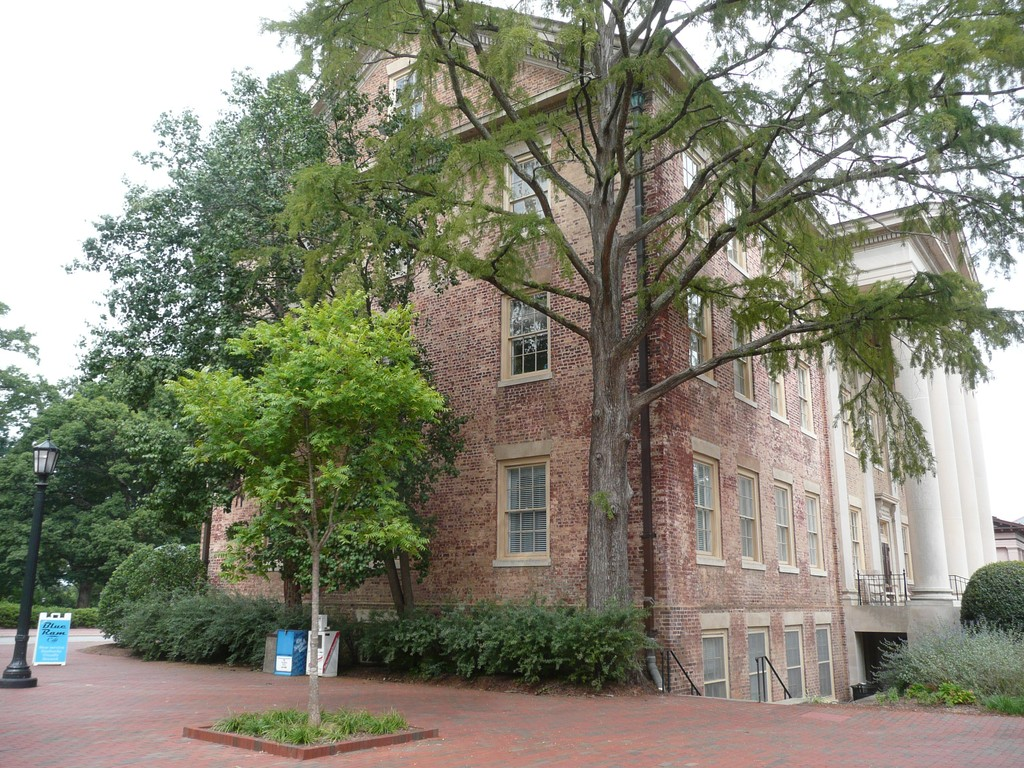
#> input picture datasets/south_building/images/P1180157.JPG, 1024 x 768 px
$ python -i registration_diagnosis.py   (imports and definitions only)   (older library calls are emulated)
#> lines starting #> are read from the running program, lines starting #| are printed output that depends on the picture
### reconstruction/capture_quality.py
"""Capture guidance (plan F1): tell the user about bad photos BEFORE they cost a reconstruction, pick better
video keyframes, and report which walls were / were not seen AFTER one.

Honesty rules
  * Every threshold below is PROVISIONAL: chosen from common computer-vision rules of thumb and checked only on
    synthetic images. None has been validated on a real photo set. Verdicts are predictions, not measurements.
  * Overlap / baseline is a cheap ORB-feature PROXY (not the SfM matcher). It says "these two photos look related
    and shifted", nothing more.
  * A sharp photo of a plain painted wall has a low Laplacian variance too (no texture to respond to); the blur
    reason says so rather than claiming the photo is out of focus.
  * Wall coverage is a 2-D plan-view visibility estimate from camera centre + viewing direction. It ignores
    furniture occlusion and lens FOV is an assumed constant (the true intrinsics are not passed here).
"""

from __future__ import annotations

import math
from typing import Iterable, Sequence

import numpy as np

try:  # OpenCV is an optional runtime dependency of the repo
    import cv2
except ImportError:  # pragma: no cover
    cv2 = None

# ---------------------------------------------------------------- thresholds (all PROVISIONAL) -----------------
ANALYSIS_MAX_SIDE_PX = 640
#: Laplacian variance at <=640 px. 100 is the widely quoted "blurry below this" rule of thumb (not calibrated).
BLUR_WARN_BELOW = 100.0
#: below this almost nothing registers; set from synthetic Gaussian-blur sweeps only.
BLUR_DROP_BELOW = 25.0
#: fraction of pixels at >=250 (blown) or <=5 (crushed)
CLIP_WARN_FRACTION = 0.20
CLIP_DROP_FRACTION = 0.50
MEAN_LUMA_WARN = (45.0, 210.0)
MEAN_LUMA_DROP = (18.0, 238.0)
#: ORB proxy
ORB_FEATURES = 800
ORB_RATIO = 0.75
MIN_GOOD_MATCHES_WARN = 25
MIN_GOOD_MATCHES_DROP = 8
#: median keypoint shift, as a fraction of the image diagonal. Below this the two views have ~no baseline.
MIN_MEDIAN_SHIFT_FRACTION = 0.01
#: all-pairs when the batch is small, else a +-window in name order (assumes photos were taken in sequence)
ALL_PAIRS_UP_TO = 12
PAIR_WINDOW = 4
MAX_PHOTOS_FOR_PAIRS = 60

# video keyframes
#: mean absolute grey difference (0-255 scale, on a 32x24 thumbnail) a keyframe must differ from the last kept one
KEYFRAME_MIN_MOTION = 4.0
SCORES_PER_WINDOW = 8

# wall coverage
ASSUMED_HALF_FOV_DEG = 35.0
MAX_INCIDENCE_DEG = 75.0
WALL_SAMPLES = 12
SEEN_COVERED_FRACTION = 0.80
SEEN_MULTI_FRACTION = 0.50
NOT_SEEN_COVERED_FRACTION = 0.20
HINT_PHOTOS = {"not_seen": 3, "weak": 2}

OK, WARN, DROP = "ok", "warn", "will_be_dropped"
_RANK = {OK: 0, WARN: 1, DROP: 2}
PROVISIONAL_NOTE = ("Thresholds are provisional (rules of thumb tested on synthetic images only, not validated on "
                    "real photos). Verdicts are predictions about registration, not measurements.")


# [9 lines left out: function _decode_gray, not called in this run]


def _worse(a: str, b: str) -> str:
    return a if _RANK[a] >= _RANK[b] else b


def photo_metrics(gray) -> dict:
    lap = float(cv2.Laplacian(gray, cv2.CV_64F).var())
    return {
        "blur_laplacian_var": round(lap, 2),
        "mean_luma": round(float(gray.mean()), 1),
        "clipped_high": round(float((gray >= 250).mean()), 4),
        "clipped_low": round(float((gray <= 5).mean()), 4),
    }


# [207 lines left out: functions judge_photo, pair_overlap_proxy, assess_capture, _headline, summarize_stored, score_video_frames and 3 more, not called in this run]


def _corner_label(i: int) -> str:
    return chr(ord("A") + i % 26) * (1 + i // 26)


# [91 lines left out: function wall_coverage, not called in this run]

### reconstruction/registration_diagnosis.py
"""Why did cameras not register? Reproducible diagnosis of one image set (Sprint 9 P1).

Builds on ``reconstruction.diagnostics`` (the per-model findings, thresholds and ``Diagnostic`` record) and on
``reconstruction.capture_quality`` (photo metrics). Adds what those cannot see: the COLMAP *database* (keypoints, raw
matches, geometrically verified inliers per pair) and the mapper *log* (initial pair, registration order).

Three layers, each usable without COLMAP:

  * ``read_database`` / ``read_model`` / ``parse_mapper_log``   parse COLMAP's outputs (sqlite, text model, log)
  * ``analyse``                                               pure function of those -> a JSON-serialisable report
  * ``capture_guidance``                                      report -> user-facing strings ({kind, message, basis})

``run_colmap`` + ``diagnose_image_set`` drive the real binary (CPU only unless told otherwise) with the production
flags (affine+DSP SIFT, exhaustive matching, the production mapper attempts) and write ``diagnosis.json`` +
``summary.txt``. Nothing here changes any production default.

Honesty rules
  * An unregistered image gets a *derived* reason. COLMAP never logs why an image was skipped (verified on 4.2.0: no
    "could not register" line exists), so the reason is computed from the database and the final model, and the
    numbers behind it are stored next to it.
  * Root-cause classes are EXPERIMENTAL rules over named thresholds below; each cause carries its evidence. ``wrong
    intrinsics`` is never inferred from one run: it needs the A/B in ``intrinsics_variant``.
"""

from __future__ import annotations

import json
import math
import os
import re
import shutil
import sqlite3
import subprocess
from dataclasses import dataclass, field
from pathlib import Path
from statistics import median
from typing import Dict, Iterable, List, Optional, Sequence, Tuple

import numpy as np

from reconstruction.diagnostics import Diagnostic

# ------------------------------------------------------------------ thresholds (EXPERIMENTAL, named) ------------
#: COLMAP's own two-view minimum: a pair with fewer verified inliers is not an edge (TwoViewGeometry min_num_inliers).
MIN_EDGE_INLIERS = 15
#: an edge strong enough to carry registration (COLMAP abs_pose_min_num_inliers default).
STRONG_EDGE_INLIERS = 30
ABS_POSE_MIN_INLIERS = 30
#: COLMAP's initial-pair requirement (Mapper.init_min_num_inliers); the mapper only halves it when it relaxes.
INIT_MIN_INLIERS = 100
#: a pair with a baseline: triangulation angle below this (degrees) is "no usable baseline" (COLMAP min_tri_angle 1.5).
MIN_TRI_ANGLE_DEG = 1.5
#: median keypoints per image below this = too little texture to carry matching (calibrated in the report from the
#: south_building controls vs the synthetic sets; see docs/audits/CAMERA_REGISTRATION_DIAGNOSIS.md).
LOW_KEYPOINTS = 500
LOW_SHARPNESS = 100.0            # capture_quality.BLUR_WARN_BELOW (Laplacian variance at <=640 px)
MOTION_ANISOTROPY = 2.5          # gradient energy ratio between the two image axes that suggests directional blur
PANORAMIC_PAIR_SHARE = 0.5       # share of verified pairs COLMAP labelled PANORAMIC / PLANAR_OR_PANORAMIC
LOW_INLIER_RATIO = 0.25          # median verified/raw ratio below this = matches mostly wrong (repetition/low texture)
FOCAL_DISAGREE = 0.25            # |solved - initial| / initial focal above this = initial intrinsics doubtful
REGISTERED_OK_SHARE = 0.8        # production WEAK_REGISTRATION_SHARE

#: COLMAP two_view_geometries.config values
CONFIG_NAMES = {0: "undefined", 1: "degenerate", 2: "calibrated", 3: "uncalibrated", 4: "planar", 5: "panoramic",
                6: "planar_or_panoramic", 7: "watermark", 8: "multiple"}
_ROTATION_ONLY_CONFIGS = {5, 6}
MAX_PAIR_ID = 2147483647


def _pair_ids(pair_id: int) -> Tuple[int, int]:
    return pair_id // MAX_PAIR_ID, pair_id % MAX_PAIR_ID


# ------------------------------------------------------------------ COLMAP outputs ----------------------------
# [32 lines left out: function read_database, not called in this run]


_PROJ = {"SIMPLE_PINHOLE": 3, "PINHOLE": 4, "SIMPLE_RADIAL": 4, "RADIAL": 5, "OPENCV": 8}


# [92 lines left out: functions read_model, _rot, _project, model_metrics, not called in this run]


_RE_INIT = re.compile(r"Registering initial image pair #(\d+) and #(\d+)")
_RE_REG = re.compile(r"Registering image #(\d+) \(num_reg_frames=(\d+)\)")
_RE_SEES = re.compile(r"Image sees (\d+) / (\d+) points")


# [20 lines left out: function parse_mapper_log, not called in this run]


# ------------------------------------------------------------------ per-image evidence ------------------------
def image_quality(path: Path) -> dict:
    """Resolution, sharpness (Laplacian variance), exposure, edge density and directional-blur anisotropy."""
    import cv2

    from reconstruction.capture_quality import ANALYSIS_MAX_SIDE_PX, photo_metrics

    g = cv2.imread(str(path), cv2.IMREAD_GRAYSCALE)
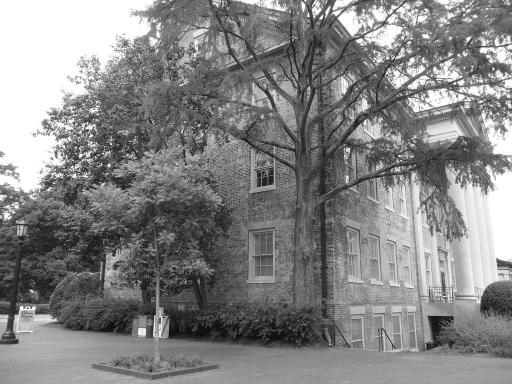
#> g: shape (768, 1024) (shown at 1/2 size); min 0, max 255, mean 132.4
    if g is None:
        return {"readable": False}
    h, w = g.shape
    s = ANALYSIS_MAX_SIDE_PX / max(h, w)
    small = cv2.resize(g, (max(1, round(w * s)), max(1, round(h * s))), interpolation=cv2.INTER_AREA) if s < 1 else g
    m = photo_metrics(small)
#> in photo_metrics, `lap = float(cv2.Laplacian(gray, cv2.CV_64F).var())`: lap = 2203.2
#> m = {'blur_laplacian_var': 2203.2, 'mean_luma': 132.4, 'clipped_high': 0.0941, 'clipped_low': 0}
    gx = cv2.Sobel(small, cv2.CV_32F, 1, 0)
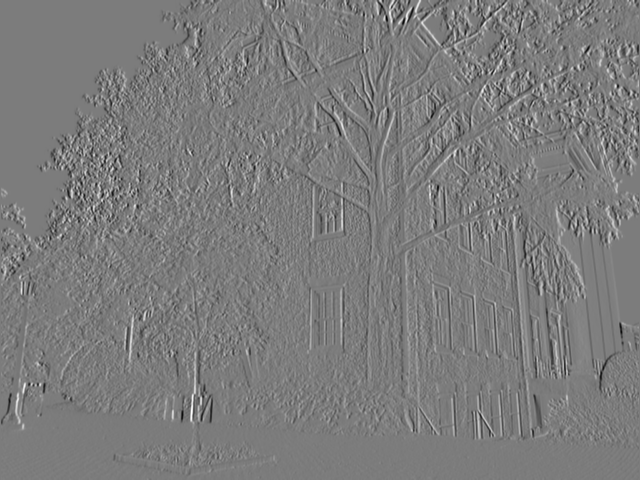
#> gx: shape (480, 640) float32; min -710, max 747, mean -0.1; drawn with min black and max white
    gy = cv2.Sobel(small, cv2.CV_32F, 0, 1)
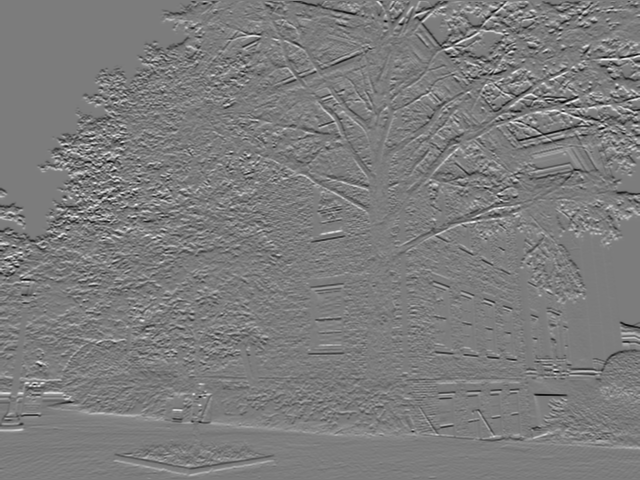
#> gy: shape (480, 640) float32; min -642, max 670, mean -0.4; drawn with min black and max white
    ex, ey = float((gx ** 2).mean()) + 1e-9, float((gy ** 2).mean()) + 1e-9
#> ex = 8951.7; ey = 9258.6
    edges = cv2.Canny(small, 50, 150)
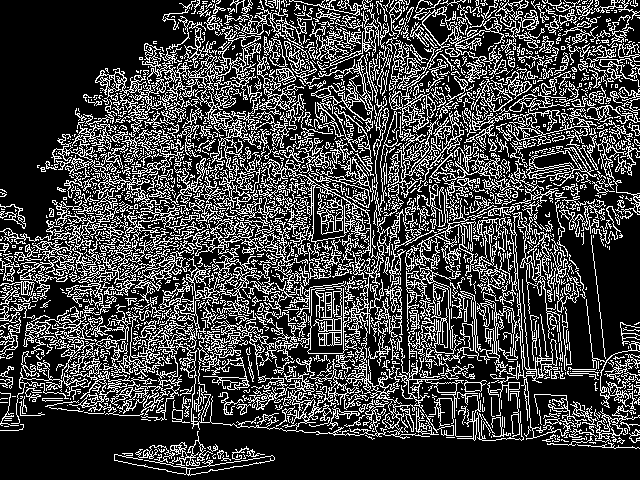
#> edges: shape (480, 640); 25.8% white in thin lines or dots
    m.update(readable=True, width=w, height=h, megapixels=round(w * h / 1e6, 2),
             edge_density=round(float((edges > 0).mean()), 4),
             gradient_anisotropy=round(max(ex / ey, ey / ex), 2),
             intensity_std=round(float(small.std()), 1))
    return m


# [308 lines left out: functions image_exif, intrinsics_report, _components, pair_table, graph_summary, unregistered_reasons and 4 more, not called in this run]


# ------------------------------------------------------------------ user-facing guidance ----------------------
_ADVICE = {
    "no_verified_overlap": "Retake this photo from a spot 0.3-0.5 m away from a photo that already shows the same wall or furniture, so about 60-80% of it appears in both.",
    "disconnected_component": "Add 2-3 photos that show the join between this group of photos and the rest of the room, each overlapping both groups by 60-80%.",
    "insufficient_2d3d_inliers": "This photo overlaps its neighbour but shares too few matchable details with the placed photos; retake it a little closer to the neighbouring view, with textured surfaces (books, art, patterned objects) in frame.",
    "weakly_bridged_cluster": "These photos overlap each other but barely the rest of the room: add 2-3 photos taken in between, each sharing 60-80% of its view with both the group and the main set.",
    "pose_estimation_rejected": "This photo was close to being placed; adding one more overlapping photo next to it will usually settle it.",
    "low_texture": "Include textured surfaces (shelves, art, rugs, plants, patterned objects) in every photo; plain painted walls, glossy floors and flat colour give the matcher nothing to lock onto.",
    "motion_blur": "Hold the phone still for each photo (brace elbows, tap the shutter gently) and use bright light; blurred photos lose the sharp corners matching needs.",
    "soft_focus_or_blur": "Tap to focus, wait for the focus to settle, and keep the lens clean; the photos are soft.",
    "rotation_only_or_planar": "Move your feet between photos: take each photo from a spot at least 0.3-0.5 m from the previous one. Turning on the spot, or photographing one flat wall, gives no depth.",
    "ambiguous_matches_repetition_or_low_texture": "Repeating patterns (tiles, blinds, identical windows) cause false matches; include distinctive items in each view, and keep neighbouring photos closer together.",
    "insufficient_overlap": "Walk around the room in a loop and take a photo about every 0.5 m (or every 15-20 degrees of turn) so each photo shares 60-80% of its view with the next.",
    "suspect_intrinsics": "Take photos with the same lens and zoom setting throughout (no digital zoom, no switching between wide and ultra-wide).",
    "mapper_seed_sensitivity": "The result depends on chance; adding 3-4 more overlapping photos makes the layout stable.",
    "mapper_config": "Add a few more overlapping photos; the engine was on the edge of placing some.",
    "no_initial_pair": "No two photos had enough shared detail AND enough sideways movement to start from. Take two photos of the same textured area about 0.3-0.5 m apart, then continue around the room.",
}


def capture_advice(key: str) -> str:
    return _ADVICE.get(key, "Add photographs that overlap each other from different positions.")


# [38 lines left out: function capture_guidance, not called in this run]


# ------------------------------------------------------------------ driving COLMAP ----------------------------
@dataclass
class RunConfig:
    """What the run does. Defaults mirror production (``ColmapReconstructionBackend``): affine+DSP SIFT on CPU,
    exhaustive matching, the production mapper attempts. ``use_gpu`` defaults False on purpose (shared GPU)."""
    robust_sift: bool = True
    use_gpu: bool = False
    single_camera: Optional[bool] = None       # None = production rule: one shared camera when every image has one size
    camera_model: Optional[str] = None         # None = COLMAP default (SIMPLE_RADIAL)
    camera_params: Optional[str] = None        # "f,cx,cy[,k]" pins initial intrinsics (diagnostic A/B only)
    pin_intrinsics: bool = False               # also stop bundle adjustment refining focal/distortion (A/B only)
    max_image_size: Optional[int] = None       # None = COLMAP default (3200)
    extra_extractor: List[str] = field(default_factory=list)
    extra_matcher: List[str] = field(default_factory=list)
    extra_mapper: List[str] = field(default_factory=list)
    attempts: Optional[Sequence[Sequence[str]]] = None   # None = production MAPPER_ATTEMPTS


# [248 lines left out: functions _env, _step, colmap_available, _uniform_size, run_colmap, _run_mappers and 7 more, not called in this run]


# [2 lines not run here, left out]

>>> result = image_quality('../datasets/south_building/images/P1180157.JPG')
#> result = 11 items

$ run again, on datasets/south_building/images/P1180161.JPG
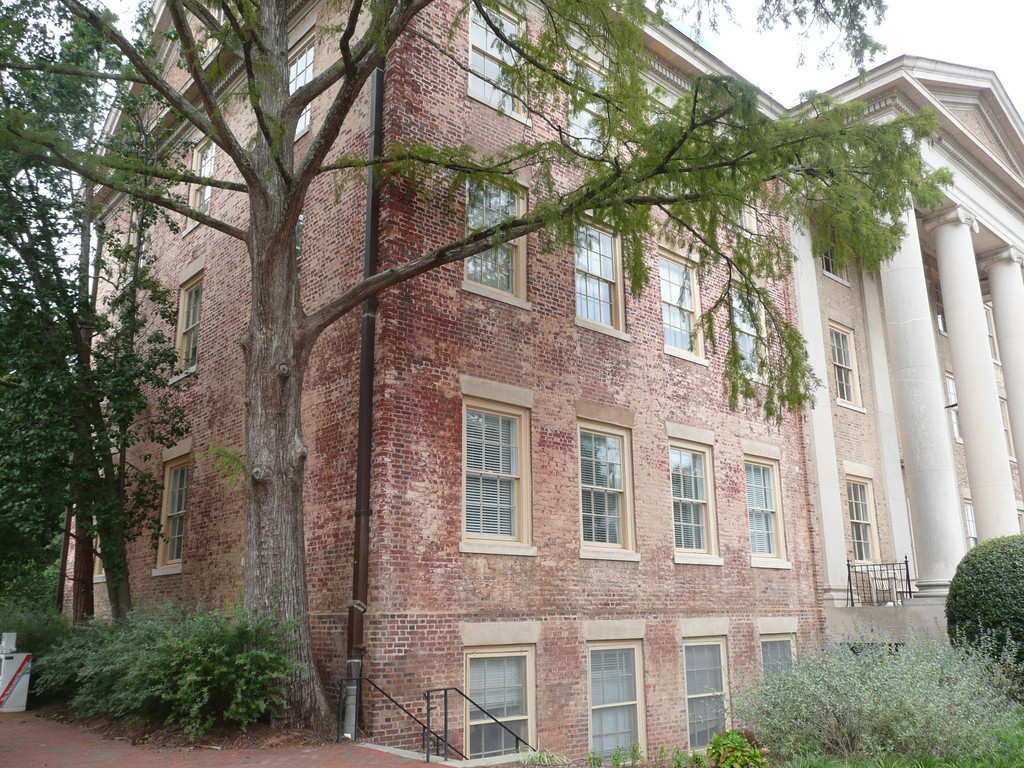
#> input picture datasets/south_building/images/P1180161.JPG, 1024 x 768 px
#> lap = 2156.5
#> m = {'blur_laplacian_var': 2156.5, 'mean_luma': 130, 'clipped_high': 0.0259, 'clipped_low': 0}
#> in image_quality, `gy = cv2.Sobel(small, cv2.CV_32F, 0, 1)`:
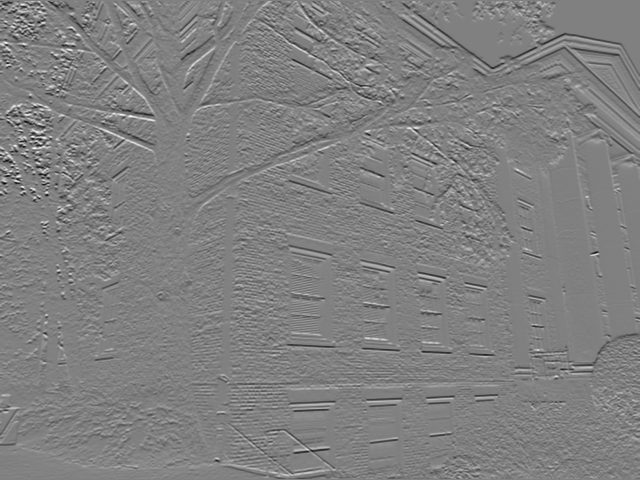
#> gy: shape (480, 640) float32; min -752, max 737, mean -0.6; drawn with min black and max white
#> ex = 9486.3; ey = 8227.1
#> in image_quality, `edges = cv2.Canny(small, 50, 150)`:
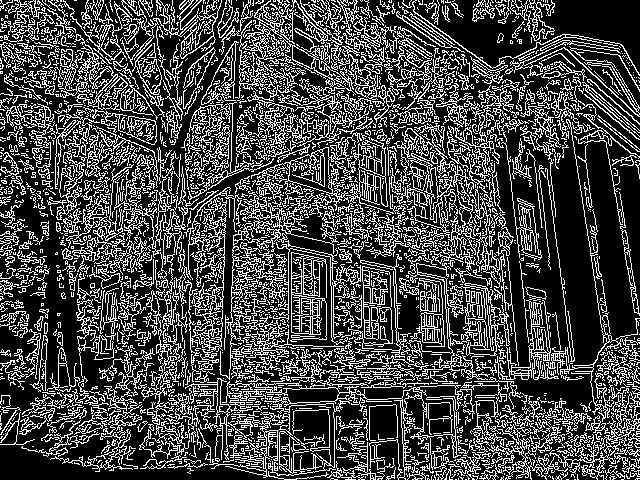
#> edges: shape (480, 640); 28% white in thin lines or dots
#> result = 11 items

$ run again, on datasets/south_building/images/P1180165.JPG
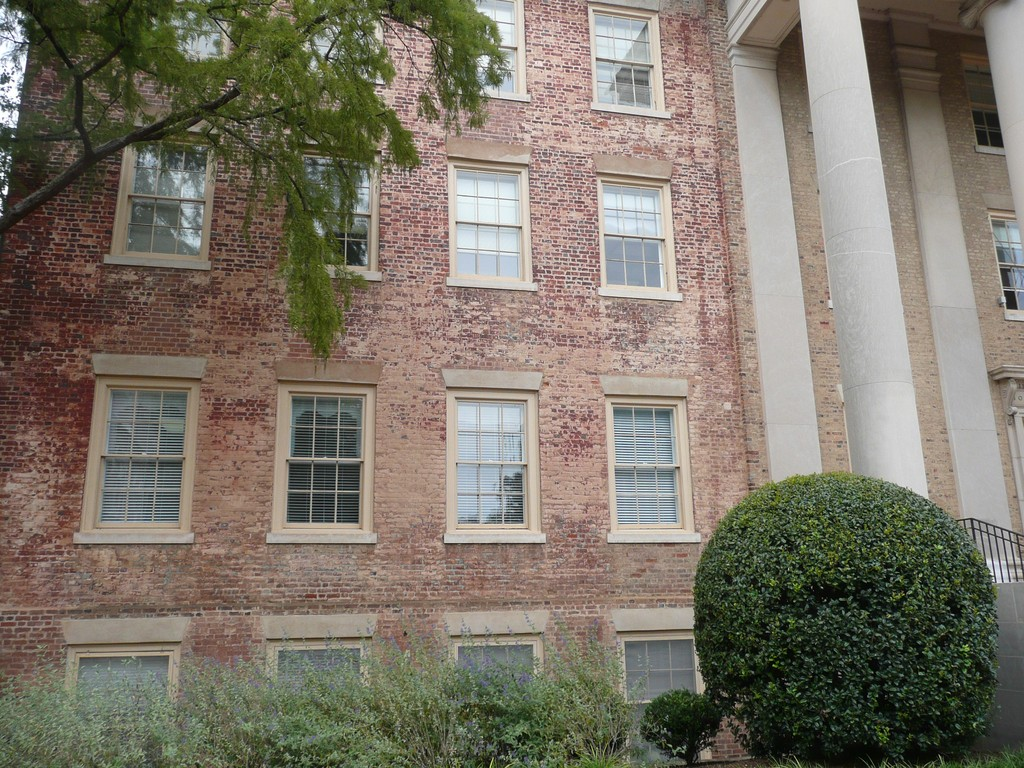
#> input picture datasets/south_building/images/P1180165.JPG, 1024 x 768 px
#> lap = 1718.5
#> m = {'blur_laplacian_var': 1718.5, 'mean_luma': 117.7, 'clipped_high': 0.0003, 'clipped_low': 0}
#> in image_quality, `gy = cv2.Sobel(small, cv2.CV_32F, 0, 1)`:
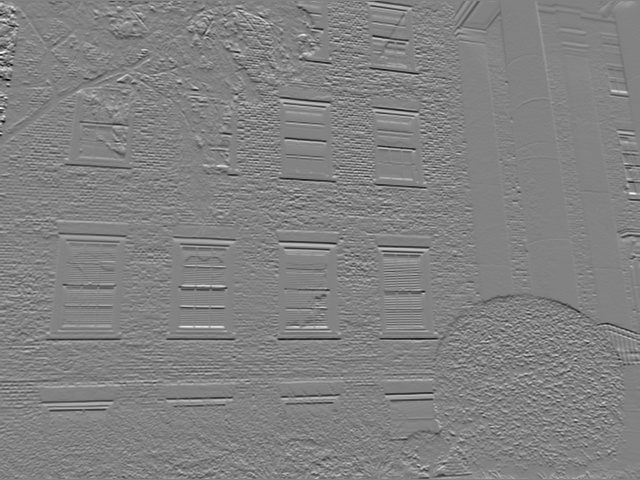
#> gy: shape (480, 640) float32; min -657, max 629, mean -0.5; drawn with min black and max white
#> ex = 5089.9; ey = 6576.4
#> in image_quality, `edges = cv2.Canny(small, 50, 150)`:
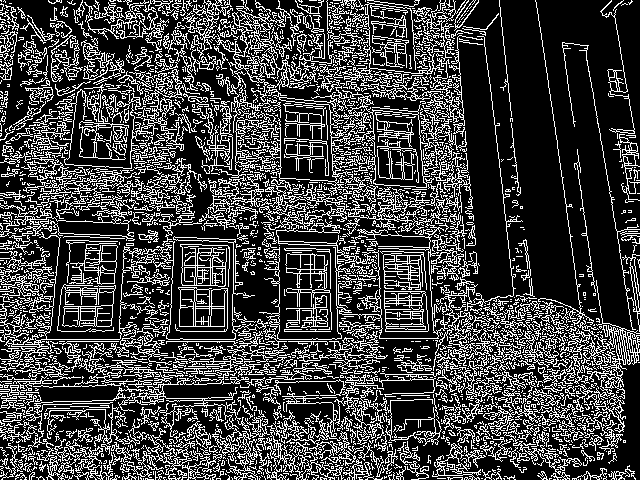
#> edges: shape (480, 640); 25.8% white in thin lines or dots
#> result = 11 items
